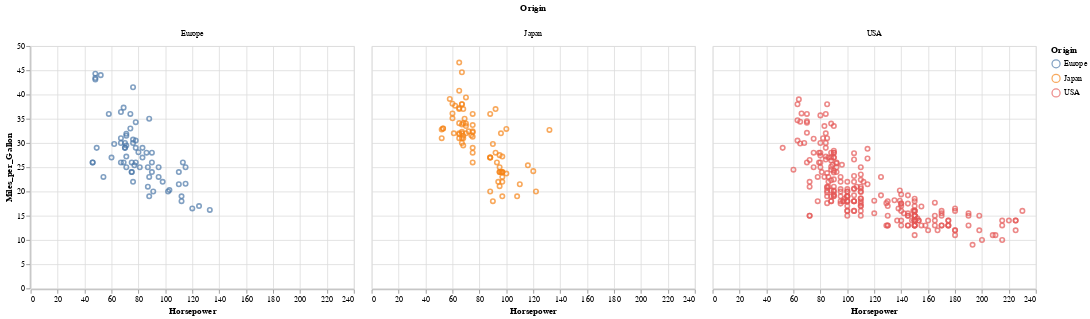

The notebook cell saved with this chart:
### Code cell
alt.Chart(cars).mark_point().encode(
    x='Horsepower',
    y='Miles_per_Gallon',
    column='Origin',
    color='Origin'
)

### Figure 1 — Vega-Lite specification as saved in the notebook (floating-point values rounded to 4 significant figures; data arrays with more than 128 entries replaced by an {"elided": "..."} marker saying what was removed)
{"config": {"view": {"continuousWidth": 400, "continuousHeight": 300}}, "data": {"name": "data-f02450ab61490a1363517a0190416235"}, "mark": "point", "encoding": {"color": {"type": "nominal", "field": "Origin"}, "column": {"type": "nominal", "field": "Origin"}, "x": {"type": "quantitative", "field": "Horsepower"}, "y": {"type": "quantitative", "field": "Miles_per_Gallon"}}, "$schema": "https://vega.github.io/schema/vega-lite/v4.0.2.json", "datasets": {"data-f02450ab61490a1363517a0190416235": {"elided": "406 records"}}}
